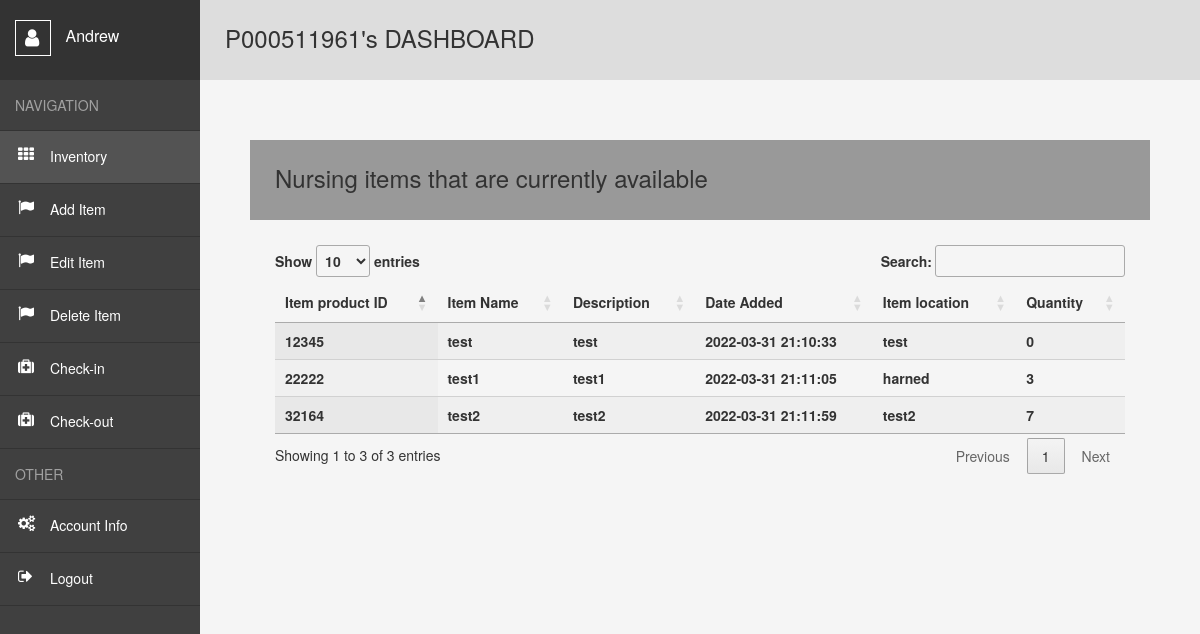
Page /user (signed in) on the committed database.
### website/models.py (models this page shows)
class User(db.Model, UserMixin):##usermixin makes it easier for user login
    id = db.Column(db.Integer, primary_key=True)##unique key
    email = db.Column(db.String(320), unique=True)##cant have the same email
    telnum = db.Column(db.String(10),unique=True)##cant have the same telephone number
    s_id = db.Column(db.String(9),unique=True)
    fname = db.Column(db.String(26))
    lname = db.Column(db.String(50))
    password = db.Column(db.String(15))
    sf = db.Column(db.String(7))
    zip = db.Column(db.String(5))
    date_created = db.Column(db.DateTime(timezone=True), default=func.now())
    borroweditems= db.relationship('Borroweditem', backref='user',passive_deletes=True)##reference all borroweditems##relationship with db
    creators= db.relationship('Inventory', backref='user',passive_deletes=True)##reference all borroweditems##relationship with db

class Inventory(db.Model):
    id = db.Column(db.Integer, primary_key=True)
    product_id = db.Column(db.Integer(), unique=True)
    product_name = db.Column(db.String(26))
    date_added = db.Column(db.DateTime(timezone=True), default=func.now())
    desc=db.Column(db.String(200))
    i_loc=db.Column(db.String(200))
    quantity= db.Column(db.Integer)
    group= db.Column(db.String(26))
    subgroup=db.Column(db.String(26))
    Creator = db.Column(db.Integer, db.ForeignKey('user.id', ondelete="CASCADE"),nullable=False) ##foreign key relationship //id of who added it.

### website/views.py (the view)
@views.route("/user")
@login_required## needs to be logged in to be accessed
def user():
    if session.get("SCHOOL_ID", None) is not None and session.get("FNAME",None) is not None:
        items = Inventory.query.filter().all()
        return render_template("user.html",user = current_user,data = items)
    else:
        flash("You do not have access to this page! Pls, Log in!", category="error")
        return redirect(url_for('views.home'))

### website/templates/user.html (shortened to what this page needs)
<!DOCTYPE html>
<html lang="en">
<head>
    <link rel= "stylesheet" type= "text/css" href= "{{ url_for('static',filename='styles3.css') }}">
    <link rel="stylesheet" href="https://maxcdn.bootstrapcdn.com/bootstrap/3.3.6/css/bootstrap.min.css" />
    <link href='https://cdn.datatables.net/1.10.24/css/jquery.dataTables.min.css' rel='stylesheet' type='text/css'>
</head>
<body>
  {% if session['SCHOOL_ID'] and session['FNAME'] and session['LNAME'] and session['DATE'] and session['SF'] and user.is_authenticated %}
    <div class="wrapper">
        <nav>
          <header>
            <span></span>
              {{session['FNAME']}}
          </header>
          <ul>
            <li><span>Navigation</span></li>
            <li><a class="active" style="text-decoration:none" href="{{url_for('views.user')}}">Inventory</a></li>
            <li><a style="text-decoration:none" href="{{url_for('views.add')}}">Add Item</a></li>
            <li><a style="text-decoration:none" href="{{url_for('views.edit')}}">Edit Item</a></li>
            <li><a style="text-decoration:none" href="{{url_for('views.delete')}}">Delete Item</a></li>
            <li><a style="text-decoration:none" href="{{url_for('views.Check_in')}}">Check-in</a></li>
            <li><a style="text-decoration:none" href="{{url_for('views.Check_out')}}">Check-out</a></li>
            <li><span>Other</span></li>
            <li><a style="text-decoration:none" href="{{url_for('views.account_info')}}">Account Info</a></li>
            <li><a style="text-decoration:none" href="{{url_for('auth.logout')}}">Logout</a></li>
          </ul>
        </nav>
        <main>
          <h1>P{{session['SCHOOL_ID']}}'s DASHBOARD</h1>
          <div class="container-fluid">
            <div class="row" style="padding:50px;">
                <p><h2>Nursing items that are currently available</h1></p>
                <div >
                    <table id='empTable' class='display dataTable' width='100%'>
                        <thead>
                        <tr>
                            <th>Item product ID</th>
                            <th>Item Name</th>
                            <th>Description</th>
                            <th>Date Added</th>
                            <th>Item location</th>
                            <th>Quantity</th>
                        </tr>
                        </thead>
                        <tbody>
                          {% for row in data %}
                          <tr>
                              <th>{{row.product_id}}</th>
                              <th>{{row.product_name}}</th>
                              <th>{{row.desc}}</th>
                              <th>{{row.date_added}}</th>
                              <th>{{row.i_loc}}</th>
                              <th>{{row.quantity}}</th>
                          </tr>
                          {% endfor %}
                        </tbody>
                    </table>
                </div>
           </div>
        </div>
        </main>
      </div>
    {% endif %}
</body>
</html>

### website/static/styles3.css (style rules this page uses)
*, *:before, *:after { margin: 0; padding: 0; box-sizing: border-box; }
*:before, *:after { content: ""; display: block; position: absolute; }
html, body { height: 100%; }
body { font: 15px "Open Sans", sans-serif; color: #777; }
a { cursor: pointer; }
ul { list-style: none; }
.wrapper { display: flex; min-height: 100%; }
nav { width: 200px; background: #404040; }
nav header { position: relative; height: 80px; padding: 20px 0 0 15px; font-size: 16px; color: #fff; background: #333; }
nav header span { position: relative; display: inline-block; width: 36px; height: 36px; margin: 0 10px 0 0; vertical-align: middle; border: 1px solid #fff; }
nav header span:before { content: "\f007"; font: normal 20px fontawesome; top: 7px; left: 9px; }
nav ul span { display: block; padding: 15px; color: rgba(255, 255, 255, 0.5); text-transform: uppercase; border-bottom: 1px solid #333; }
nav ul a { position: relative; display: block; padding: 15px 15px 17px 50px; color: #fff; border-bottom: 1px solid #333; }
nav ul a:hover, nav ul a.active { background: #535353; }
nav ul a:before { font: normal 16px fontawesome; top: 15px; left: 18px; }
nav ul li:nth-child(2) a:before { content: "\f00a"; }
nav ul li:nth-child(3) a:before { content: "\f024"; }
nav ul li:nth-child(4) a:before { content: "\f024"; }
nav ul li:nth-child(5) a:before { content: "\f024"; }
nav ul li:nth-child(6) a:before { content: "\f0fa"; }
nav ul li:nth-child(7) a:before { content: "\f0fa"; }
nav ul li:nth-child(9) a:before { content: "\f085"; }
nav ul li:nth-child(10) a:before { content: "\f08b"; }
main { flex: 1; padding: 25px; background: #f5f5f5; }
main h1 { height: 80px; margin: -25px -25px 25px -25px; padding: 0 25px; line-height: 76px; font-size: 24px; font-weight: 400; background: #ddd; }
main h2 { height: 80px; margin: -25px -25px 25px -25px; padding: 0 25px; line-height: 76px; font-size: 24px; font-weight: 400; background: #999; }

### rows in the picture
User: FNAME "Andrew"
Inventory: product_id "12345", product_name "test", desc "test", date_added "2022-03-31 21:10:33", i_loc "test", quantity "0"
Inventory: product_id "22222", product_name "test1", desc "test1", date_added "2022-03-31 21:11:05", i_loc "harned", quantity "3"
Inventory: product_id "32164", product_name "test2", desc "test2", date_added "2022-03-31 21:11:59", i_loc "test2", quantity "7"

### other values in the picture
{{ session['SCHOOL_ID'] }} "000511961"
